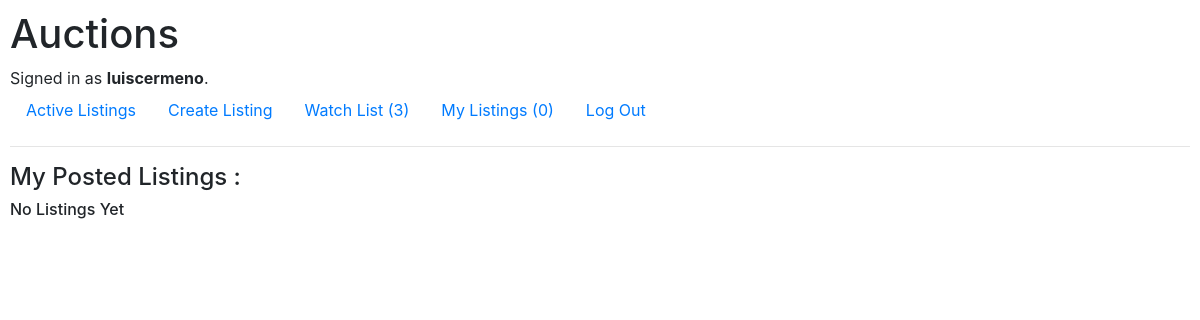
The app's page /myListings (signed in), older data.
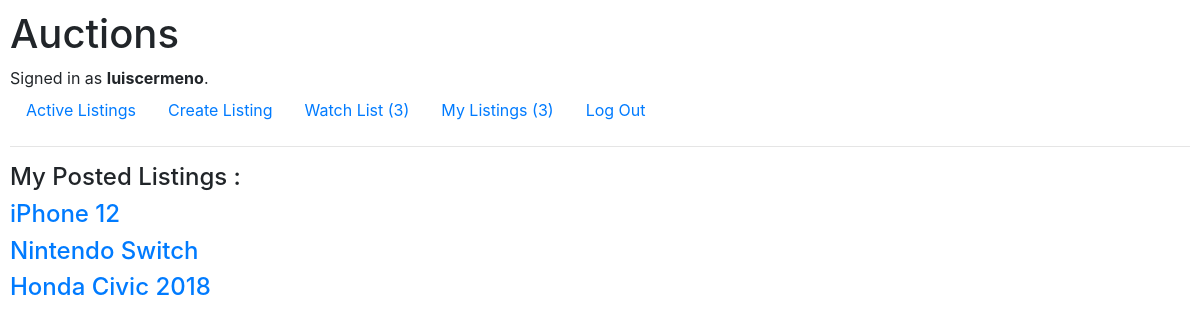
The same page, newer data.
### auctions/models.py (models this page shows, shortened)
class User(AbstractUser):
    def __str__(self):
        return f"{self.username}"

class WatchList(models.Model):
    user = models.OneToOneField(User, on_delete=models.CASCADE, related_name='watchlist')
    listings = models.ManyToManyField(Listing, blank=True, related_name='listings')

class Listing(models.Model):
    title = models.CharField(max_length=64)
    user = models.ForeignKey(User, default=1 , on_delete=models.CASCADE, related_name='listings')
    categories = models.ManyToManyField(Category, blank=True, related_name="listings")
    description = models.CharField(max_length=500)
    image = models.URLField(max_length=200, blank=True)
    highest_bid = models.DecimalField(decimal_places=2, max_digits=9, default=0, validators=[MinValueValidator(0)])
    def __str__(self):
        return f"{self.title}"

### auctions/views.py (the view)
# urls.py: path("myListings", views.myListings, name="myListings")
def myListings(request):
    try:
        listings = Listing.objects.filter(user = request.user)
    except:
        listings = []
    return render(request, "auctions/myListings.html", {
        "listings": listings
    })

### auctions/templates/auctions/myListings.html
{% extends "auctions/layout.html" %}
{% block body %}
    {% if user.is_authenticated %}
        <h4> My Posted Listings :</h4>
        {% for listing in listings %}
           <div>
                <h4 class="listing_title"><a href="{% url 'listing' listing %}">{{ listing }}</a></h4>
            </div>
        {% empty %}
            <h6>No Listings Yet</h6>
        {% endfor %}
    {% endif %}
{% endblock %}

### auctions/templates/auctions/layout.html (shortened to what this page needs)
{% load static %}
<!DOCTYPE html>
<html lang="en">
    <head>
        <link rel="stylesheet" href="https://stackpath.bootstrapcdn.com/bootstrap/4.4.1/css/bootstrap.min.css">
        <link href="{% static 'auctions/styles.css' %}" rel="stylesheet">
    </head>
    <body>
        <h1>Auctions</h1>
        <div>
            {% if user.is_authenticated %}
                Signed in as <strong>{{ user.username }}</strong>.
            {% else %}
                Not signed in.
            {% endif %}
        </div>
        <ul class="nav">
            <li class="nav-item">
                <a class="nav-link" href="{% url 'index' %}">Active Listings</a>
            </li>
            {% if user.is_authenticated %}
                <li class="nav-item">
                    <a class="nav-link" href="{% url 'create' %}">Create Listing</a>
                </li>
                <li class="nav-item">
                    <a class="nav-link" href="{% url 'watchlist' %}">
                        Watch List
                        <span>
                            {% if user.watchlist.listings.all.count > 0 %}
                                ({{ user.watchlist.listings.all.count}})
                            {% else %}
                                (0)
                            {% endif %}
                        </span>
                    </a>
                </li>
                <li class="nav-item">
                    <a class="nav-link" href="{% url 'myListings' %}">
                        My Listings
                        <span>
                            {% if user.listings.all.count > 0 %}
                                ({{ user.listings.all.count}})
                            {% else %}
                                (0)
                            {% endif %}
                        </span>
                    </a>
                </li>
                <li class="nav-item">
                    <a class="nav-link" href="{% url 'logout' %}">Log Out</a>
                </li>
            {% endif %}
        </ul>
        <hr>
        {% block body %}
        {% endblock %}
    </body>
</html>

### auctions/static/auctions/styles.css (style rules this page uses)
body { padding: 10px; }

Row changes from the older to the newer data that the page shows:
shown differently, row unchanged: User "luiscermeno": listings.all.count (not shown) → "3"
now on this page (row edited): Listing: title "iPhone 12"
now on this page (row edited): Listing: title "Nintendo Switch"
added Listing: title "Honda Civic 2018"
Text that changed along with them:
text no longer shown: "(0) No Listings Yet"
